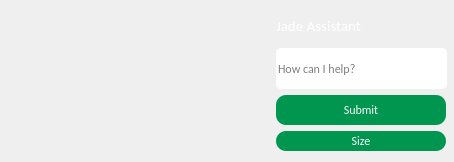
<?xml version="1.0" encoding="UTF-8"?>
<ui version="4.0">
 <class>MainWindow</class>
 <widget class="QMainWindow" name="MainWindow">
  <property name="geometry">
   <rect>
    <x>0</x>
    <y>0</y>
    <width>454</width>
    <height>162</height>
   </rect>
  </property>
  <property name="sizePolicy">
   <sizepolicy hsizetype="Fixed" vsizetype="Fixed">
    <horstretch>0</horstretch>
    <verstretch>0</verstretch>
   </sizepolicy>
  </property>
  <property name="minimumSize">
   <size>
    <width>454</width>
    <height>162</height>
   </size>
  </property>
  <property name="maximumSize">
   <size>
    <width>454</width>
    <height>162</height>
   </size>
  </property>
  <property name="font">
   <font>
    <family>Calibri</family>
   </font>
  </property>
  <property name="windowTitle">
   <string>Jade Assistant | Small</string>
  </property>
  <property name="windowIcon">
   <iconset resource="../assets.qrc">
    <normaloff>:/images/assets/jadeIcon.png</normaloff>:/images/assets/jadeIcon.png</iconset>
  </property>
  <property name="styleSheet">
   <string notr="true">QMainWindow {
	border-image: url(:/images/assets/background.png) 0 0 0 0 stretch stretch;
}
</string>
  </property>
  <widget class="QWidget" name="centralwidget">
   <widget class="QWidget" name="layoutWidget">
    <property name="geometry">
     <rect>
      <x>10</x>
      <y>10</y>
      <width>437</width>
      <height>141</height>
     </rect>
    </property>
    <layout class="QHBoxLayout" name="horizontalLayout">
     <item>
      <widget class="QListWidget" name="listWidget">
       <property name="styleSheet">
        <string notr="true">QListWidget {
	background: transparent;
}
</string>
       </property>
      </widget>
     </item>
     <item>
      <layout class="QVBoxLayout" name="verticalLayout">
       <item>
        <widget class="QLabel" name="label">
         <property name="font">
          <font>
           <family>Calibri</family>
          </font>
         </property>
         <property name="styleSheet">
          <string notr="true">color: white;</string>
         </property>
         <property name="text">
          <string>&lt;html&gt;&lt;head/&gt;&lt;body&gt;&lt;p&gt;&lt;span style=&quot; font-size:11pt;&quot;&gt;Jade Assistant&lt;/span&gt;&lt;/p&gt;&lt;/body&gt;&lt;/html&gt;</string>
         </property>
        </widget>
       </item>
       <item>
        <widget class="QLineEdit" name="input">
         <property name="sizePolicy">
          <sizepolicy hsizetype="Fixed" vsizetype="Fixed">
           <horstretch>0</horstretch>
           <verstretch>0</verstretch>
          </sizepolicy>
         </property>
         <property name="minimumSize">
          <size>
           <width>171</width>
           <height>41</height>
          </size>
         </property>
         <property name="maximumSize">
          <size>
           <width>171</width>
           <height>41</height>
          </size>
         </property>
         <property name="styleSheet">
          <string notr="true">border-radius:5px</string>
         </property>
         <property name="placeholderText">
          <string>How can I help?</string>
         </property>
        </widget>
       </item>
       <item>
        <widget class="QPushButton" name="submit">
         <property name="minimumSize">
          <size>
           <width>170</width>
           <height>30</height>
          </size>
         </property>
         <property name="maximumSize">
          <size>
           <width>170</width>
           <height>30</height>
          </size>
         </property>
         <property name="styleSheet">
          <string notr="true">QPushButton {
	background-color: rgb(0, 150, 80);
	border-color: rgb(0, 255, 0);
	border-radius: 10px;
	font: 10pt &quot;Calibri&quot;;
	
	color: rgb(255, 255, 255);
}

QPushButton:hover {
	background-color: rgb(0, 170, 100);
}

QPushButton:pressed {
	
	background-color: rgb(0, 200, 120);
}</string>
         </property>
         <property name="text">
          <string>Submit</string>
         </property>
        </widget>
       </item>
       <item>
        <widget class="QPushButton" name="size">
         <property name="minimumSize">
          <size>
           <width>170</width>
           <height>20</height>
          </size>
         </property>
         <property name="maximumSize">
          <size>
           <width>170</width>
           <height>20</height>
          </size>
         </property>
         <property name="styleSheet">
          <string notr="true">QPushButton {
	background-color: rgb(0, 150, 80);
	border-color: rgb(0, 255, 0);
	border-radius: 10px;
	font: 10pt &quot;Calibri&quot;;
	
	color: rgb(255, 255, 255);
}

QPushButton:hover {
	background-color: rgb(0, 170, 100);
}

QPushButton:pressed {
	
	background-color: rgb(0, 200, 120);
}</string>
         </property>
         <property name="text">
          <string>Size</string>
         </property>
        </widget>
       </item>
      </layout>
     </item>
    </layout>
   </widget>
  </widget>
 </widget>
 <resources>
  <include location="../assets.qrc"/>
 </resources>
 <connections/>
</ui>
